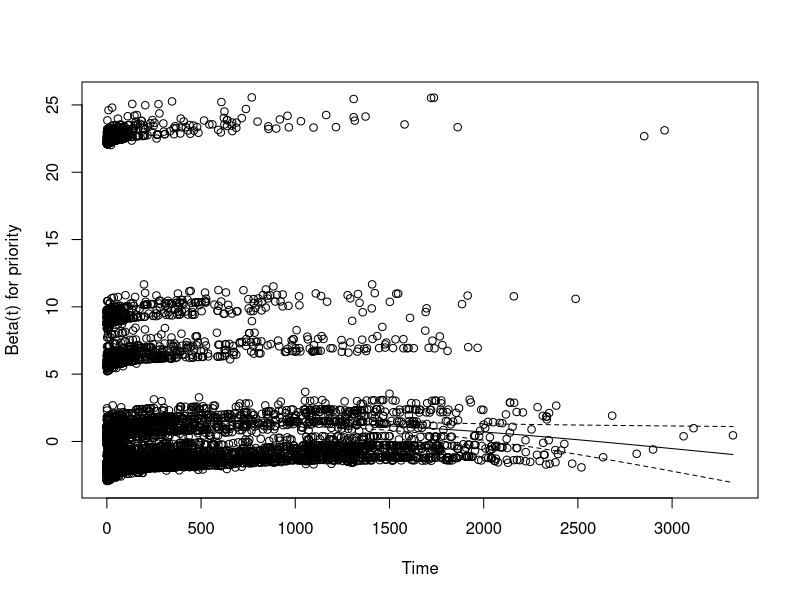
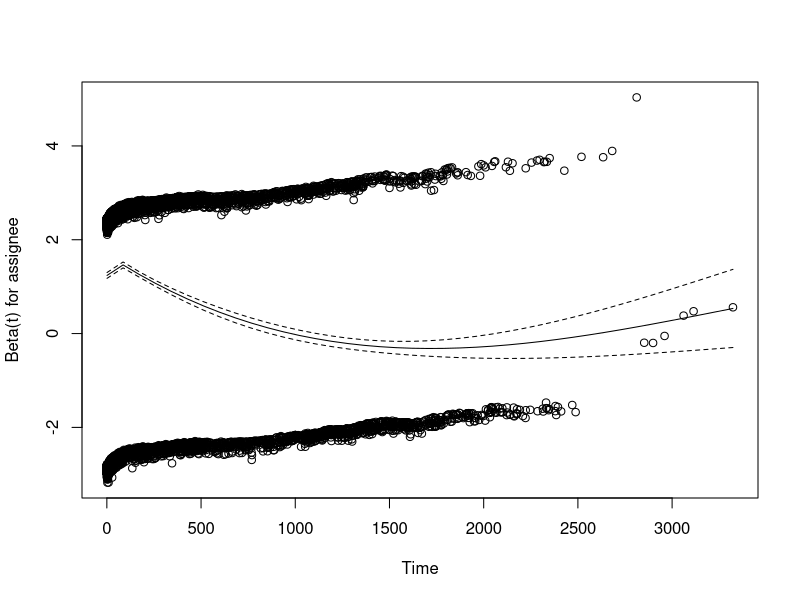
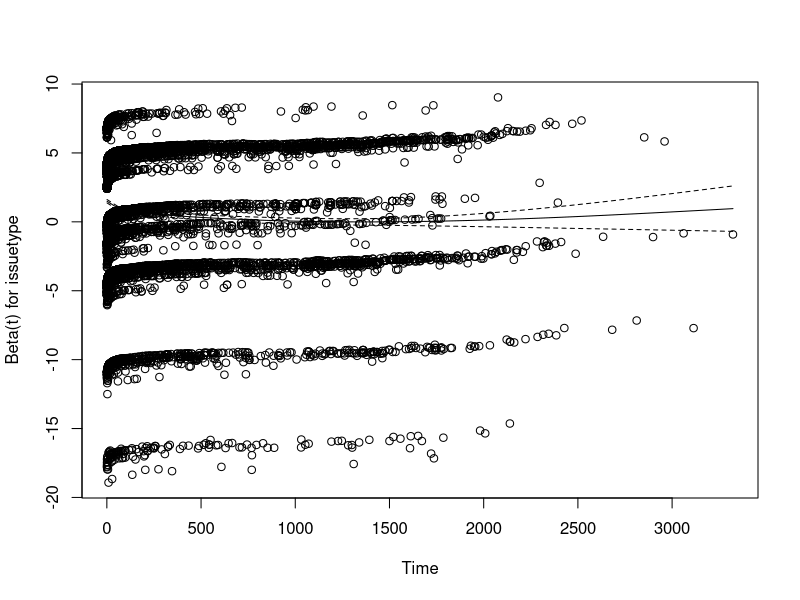

Write the R code that produced these figures, in order. (Note: this script raises an error after producing the figures.)
library("survival")
library("survminer")

issues = read.csv("dataset/hbase_features_raw.csv", header = TRUE, sep="\t")

# transform columns into factors with the modes as first value
issues$priority <- factor(issues$priority, levels=c(3,1,2,4,5))
issues$assignee <- factor(issues$assignee)
issues$issuetype <- factor(issues$issuetype)

res.cox <- coxph(Surv(start, end, death) ~ priority + assignee + issuetype, data = issues)
fit <- survfit(res.cox, data = issues)

test = cox.zph(res.cox, transform = "identity")
print(test)

pdf("residuals.pdf")
for (i in 1:(length(test)-2)){
    plot(test[i])
}
dev.off()